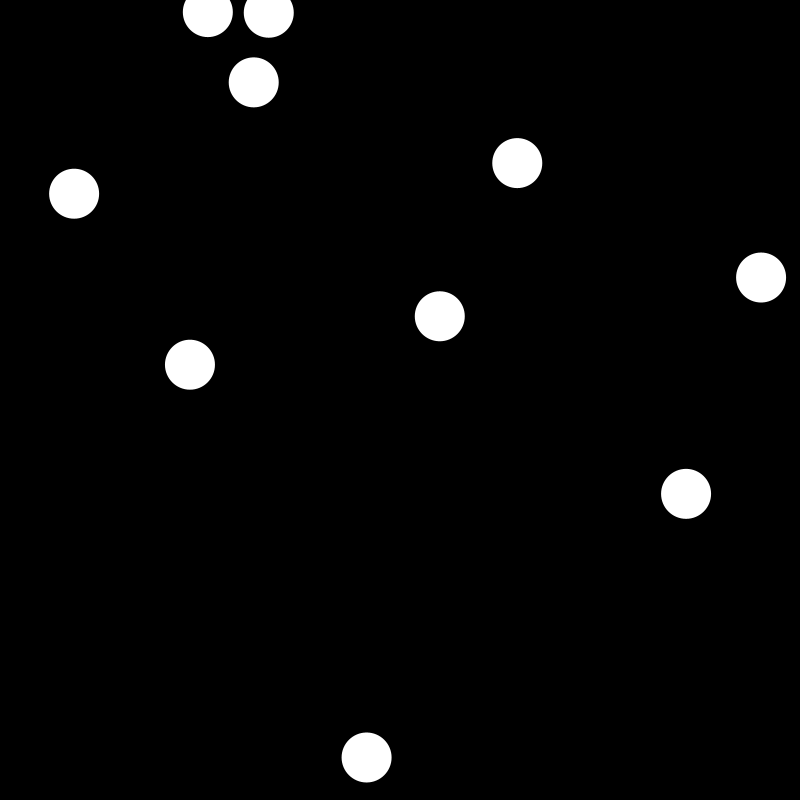
Frame 1 (no input)
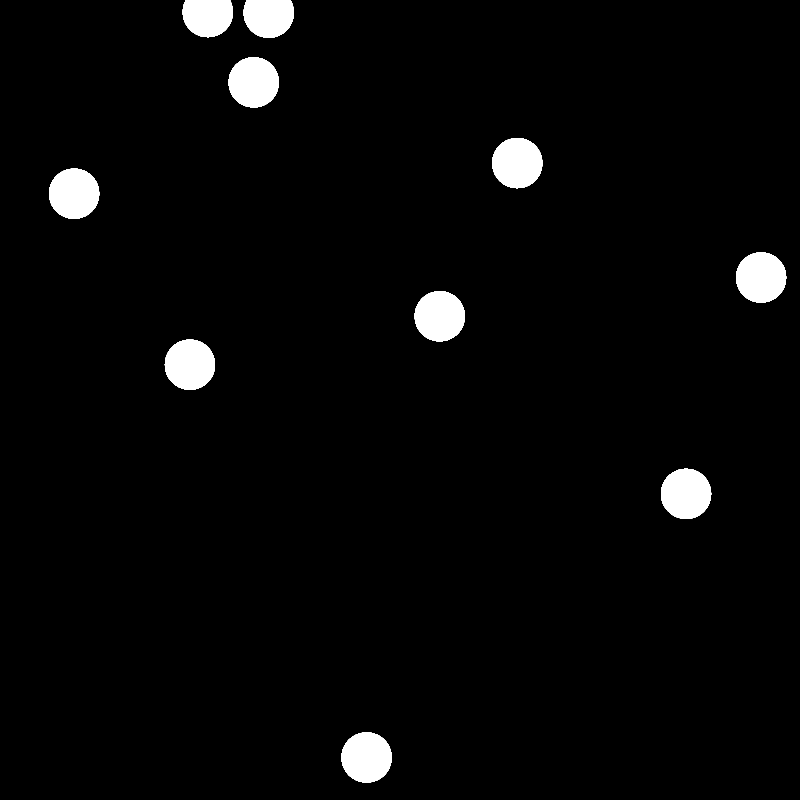
Frame 60 (the mouse pressed at the canvas centre just before this capture)
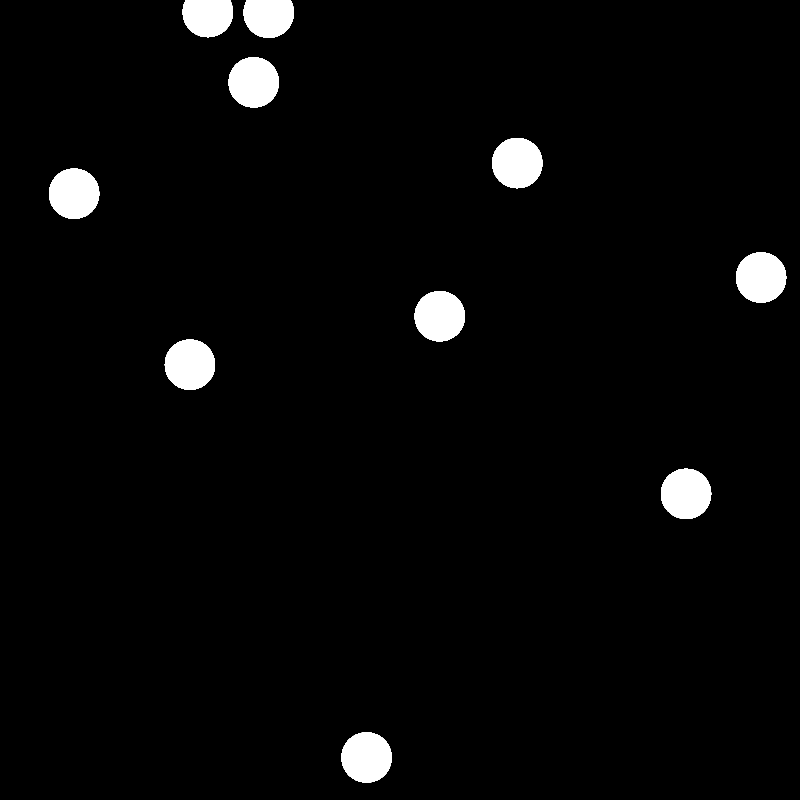
Frame 120 (the mouse held since frame 60 and released just before this capture)

The Processing sketch that drew these frames (run headless with seeded random() and noise(); from frame 60 on, the mouse is pressed at the canvas centre):

// Processing sketch: arrays
// ── arrays.pde
// Inicializar el arreglo
float[] xPositions;
float[] yPositions;

void setup() {
  size (800, 800);
  background(0);
  noStroke();

  // Definir tamaño del arreglo
  xPositions = new float[10];
  yPositions = new float[10];

  // Inicializar los valores del arreglo
  for (int i = 0; i < xPositions.length; i++) {
    xPositions[i] = random(0, width);
  }
  
  // Inicializar los valores del arreglo
  for (int i = 0; i < yPositions.length; i++) {
    yPositions[i] = random(0, height);
    println(xPositions[i]);
  }
}


void draw() {
  // Usar los valores que inicializamos para dibujar una serie de circulos
  for (int i = 0; i < xPositions.length; i++) {
    //      posX,            posY, ancho, alto
    ellipse(xPositions[i],   yPositions[i],   50,    50);
  }
}
